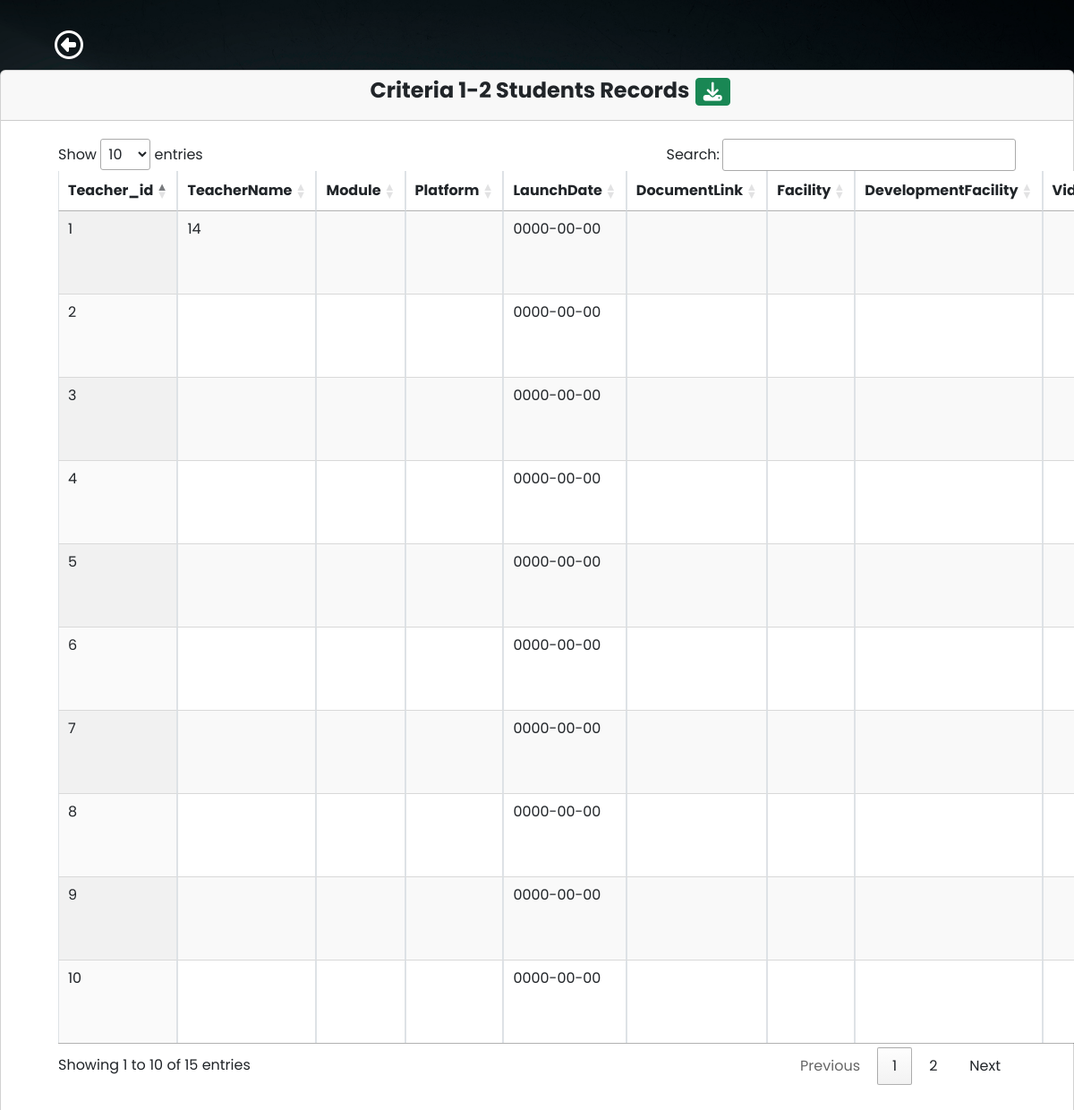
The app's page /criteria/criteria4-3.php with its own data.
### tables this page shows
CREATE TABLE `teacherform` (
  `teacher_id` int(10) NOT NULL,
  `teacherName` varchar(100) NOT NULL,
  `pan` varchar(100) NOT NULL,
  `designation` varchar(50) NOT NULL,
  `appointmentYear` int(40) NOT NULL,
  `appointmentNature` varchar(100) NOT NULL,
  `departmentName` varchar(70) NOT NULL,
  `experienceYears` int(10) NOT NULL,
  `stillServing1` varchar(100) NOT NULL,
  `teacherNamePhD` varchar(100) NOT NULL,
  `qualificationYear` varchar(10) NOT NULL,
  `recognizedGuide` varchar(10) NOT NULL,
  `recognitionYear` int(10) NOT NULL,
  `stillServing2` varchar(10) NOT NULL,
  `researchScholar` varchar(100) NOT NULL,
  `registrationYear` int(10) NOT NULL,
  `guideAllotmentLink` date NOT NULL,
  `programmeName` varchar(50) NOT NULL,
  `programmeCode` varchar(50) NOT NULL,
  `semesterYear` varchar(10) NOT NULL,
  `lastExamDate` date NOT NULL,
  `resultDate` date NOT NULL,
  `programCode` varchar(10) NOT NULL,
  `programName` varchar(100) NOT NULL,
  `studentsAppeared` int(100) NOT NULL,
  `studentsPassed` int(100) NOT NULL,
  `teacherNameSeedMoney` varchar(100) NOT NULL,
  `seedAmount` int(10) NOT NULL,
  `yearReceived` int(10) NOT NULL,
  `policyLink` varchar(100) NOT NULL,
  `teacherNameAward` varchar(100) NOT NULL,
  `awardName` varchar(100) NOT NULL,
  `awardYear` int(10) NOT NULL,
  `awardingAgency` varchar(100) NOT NULL,
  `roomName` varchar(255) NOT NULL,
  `ictFacility` varchar(255) NOT NULL,
  `photoLink` varchar(255) NOT NULL,
  `timetable` varchar(255) NOT NULL,
  `year` varchar(10) NOT NULL,
  `budget` int(10) NOT NULL,
  `expenditure` int(10) NOT NULL,
  `totalExpenditure` int(10) NOT NULL,
  `maintenanceAcademic` int(10) NOT NULL,
  `maintenancePhysical` int(10) NOT NULL,
  `module` varchar(255) NOT NULL,
  `platform` varchar(255) NOT NULL,
  `launchDate` date NOT NULL,
  `documentLink` varchar(255) NOT NULL,
  `facility` varchar(255) NOT NULL,
  `developmentFacility` varchar(255) NOT NULL,
  `videoLink` varchar(255) NOT NULL,
  `scheme_name` varchar(255) NOT NULL,
  `gov_students` int(11) NOT NULL,
  `gov_amount` decimal(10,2) NOT NULL,
  `ngo_students` int(11) NOT NULL,
  `ngo_amount` decimal(10,2) NOT NULL,
  `ngo_name` varchar(255) NOT NULL,
  `capacity_programme` varchar(255) NOT NULL,
  `implementationDate` date NOT NULL,
  `enrolledStudents` int(11) NOT NULL,
  `agencies` text NOT NULL,
  `activity_name` varchar(255) NOT NULL,
  `students_attended` int(11) NOT NULL,
  `students_placed` int(11) NOT NULL,
  `eventDate` date NOT NULL,
  `teamIndividual` varchar(255) NOT NULL,
  `competitionLevel` varchar(255) NOT NULL,
  `eventName` varchar(255) NOT NULL,
  `pi_co_pi_name` varchar(255) NOT NULL,
  `funding_agency` varchar(255) NOT NULL,
  `type` varchar(100) NOT NULL,
  `department` varchar(255) NOT NULL,
  `funds_provided` int(10) NOT NULL,
  `duration` varchar(100) NOT NULL,
  `workshop_name` varchar(255) NOT NULL,
  `participants` int(11) NOT NULL,
  `date` varchar(100) NOT NULL,
  `activity_report_link` varchar(255) NOT NULL,
  `author_name` varchar(255) NOT NULL,
  `journal_name` varchar(255) NOT NULL,
  `publication_year` int(11) NOT NULL,
  `issn_number` varchar(255) NOT NULL,
  `journal_website` varchar(255) NOT NULL,
  `article_link` varchar(255) NOT NULL,
  `listing_status` varchar(255) NOT NULL,
  `teacher_consultants` varchar(255) NOT NULL,
  `project_name` varchar(255) NOT NULL,
  `agency_details` varchar(255) NOT NULL,
  `revenue_generated` decimal(10,2) NOT NULL,
  `trainees` int(11) NOT NULL,
  `teachers_staff_names` varchar(255) NOT NULL,
  `facilities_name_department` varchar(255) NOT NULL,
  `consultancy_name` varchar(255) NOT NULL,
  `total_amount_spent` int(10) NOT NULL,
  `organizing_unit` varchar(255) NOT NULL,
  `role` varchar(50) NOT NULL,
  `year_placement` varchar(4) NOT NULL,
  `studentName_placement` varchar(255) NOT NULL,
  `programGraduated_placement` varchar(255) NOT NULL,
  `employerName` varchar(255) NOT NULL,
  `payPackage` varchar(255) NOT NULL,
  `studentName_higher_education` varchar(255) NOT NULL,
  `institutionJoined` varchar(255) NOT NULL,
  `programAdmitted` varchar(255) NOT NULL,
  `e_governance` varchar(255) NOT NULL,
  `conference_name` varchar(255) NOT NULL,
  `conferenceName` varchar(255) NOT NULL,
  `professionalBody` varchar(255) NOT NULL,
  `amount` int(10) NOT NULL,
  `roles` varchar(255) NOT NULL,
  `from_date` date NOT NULL,
  `to_date` date NOT NULL,
  `program_title` varchar(255) NOT NULL
);

### criteria/criteria4-3.php (the view, shortened to what this page needs)
<?php
require 'dbcon.php';
?>
<!doctype html>
<html lang="en">
<head>
    <link href="https://cdn.jsdelivr.net/npm/bootstrap@5.1.3/dist/css/bootstrap.min.css" rel="stylesheet">
    <link rel="stylesheet" href="https://cdn.datatables.net/1.10.2/css/jquery.dataTables.min.css">
    <link rel="stylesheet" href="https://pro.fontawesome.com/releases/v5.10.0/css/all.css">
    <?php
    include('../students/includes/header1.php');
    ?>
</head>
<body>
    <div class="wrapper">
        <div class="main">
            <nav class="navbar navbar-expand">
                <a href="../criteria/criteria.php" class="btn btn-2xl mx-5 mt-4"><i class="fa-regular fa-circle-left fa-2xl" style="color: #fff;"></i></a>
            </nav>
            <main class="content ">
                <div class=" mb-5">
                    <div class="row">
                        <div class="col-md-12">
                            <div class="card">
                                <div class="card-header">
                                    <h4 class="text-center">&emsp;<b> Criteria 1-2 Students Records</b>
                                        <a href="../students/student-create.php" class="btn btn-success btn-sm pull-right"><i class="fa-solid fa-download fa-xl"></i></a>
                                    </h4>
                                </div>
                                <div class="card-body m-5 mt-1">
                                    <table id="example" class="display table table-striped table-bordered table-hover" cellspacing="0" width="100%">
                                        <thead>
                                            <tr>
                                                <?php
                                                $query = "SELECT teacher_id,teacherName,module,platform,launchDate,documentLink,facility,developmentFacility,videoLink FROM teacherform LIMIT 1";
                                                $query_run = mysqli_query($conn, $query);
                                                $row = mysqli_fetch_assoc($query_run);
                                                foreach ($row as $key => $value) {
                                                    echo "<th>" . ucfirst($key) . "</th>";
                                                }
                                                ?>
                                            </tr>
                                        </thead>
                                        <tbody>
                                            <?php
                                            $query = "SELECT teacher_id,teacherName,module,platform,launchDate,documentLink,facility,developmentFacility,videoLink  FROM teacherform";
                                            $query_run = mysqli_query($conn, $query);
                                            if (mysqli_num_rows($query_run) > 0) {
                                                while ($student = mysqli_fetch_assoc($query_run)) {
                                            ?>
                                                    <tr>
                                                        <?php
                                                        foreach ($student as $data) {
                                                            echo "<td>" . $data . "</td>";
                                                        }
                                                        ?>
                                                    </tr>
                                            <?php
                                                }
                                            } else {
                                                echo "<tr><td colspan='4'>No Record Found</td></tr>";
                                            }
                                            ?>
                                        </tbody>
                                    </table>
                                </div>
                            </div>
                        </div>
                    </div>
                </div>
            </main>
        </div>
    </div>
</body>
</html>

### students/includes/header1.php (style rules this page uses)
body { font-family: 'Poppins', sans-serif; margin: 0; background-image: url("../img/background-image.jpg"); background-repeat: no-repeat; background-position: center bottom; background-size: cover; }
a { cursor: pointer; text-decoration: none; font-family: 'Poppins', sans-serif; }
.wrapper { align-items: stretch; display: flex; width: 100%; }
.main { display: flex; flex-direction: column; min-height: 100vh; width: 100%; overflow: hidden; transition: all 0.35s ease-in-out; }
.content { flex: 1; max-width: 100vw; width: 100vw; }
@media (min-width:768px) { .content { width: auto; } }

### records on screen
teacherform: teacher_id "1", teacherName "14", launchDate "0000-00-00"
teacherform: teacher_id "2", launchDate "0000-00-00"
teacherform: teacher_id "3", launchDate "0000-00-00"
teacherform: teacher_id "4", launchDate "0000-00-00"
teacherform: teacher_id "5", launchDate "0000-00-00"
teacherform: teacher_id "6", launchDate "0000-00-00"
teacherform: teacher_id "7", launchDate "0000-00-00"
teacherform: teacher_id "8", launchDate "0000-00-00"
teacherform: teacher_id "9", launchDate "0000-00-00"
teacherform: teacher_id "10", launchDate "0000-00-00"

### other values on screen
$key "Teacher_id"
$key "TeacherName"
$key "Module"
$key "Platform"
$key "LaunchDate"
$key "DocumentLink"
$key "Facility"
$key "DevelopmentFacility"
